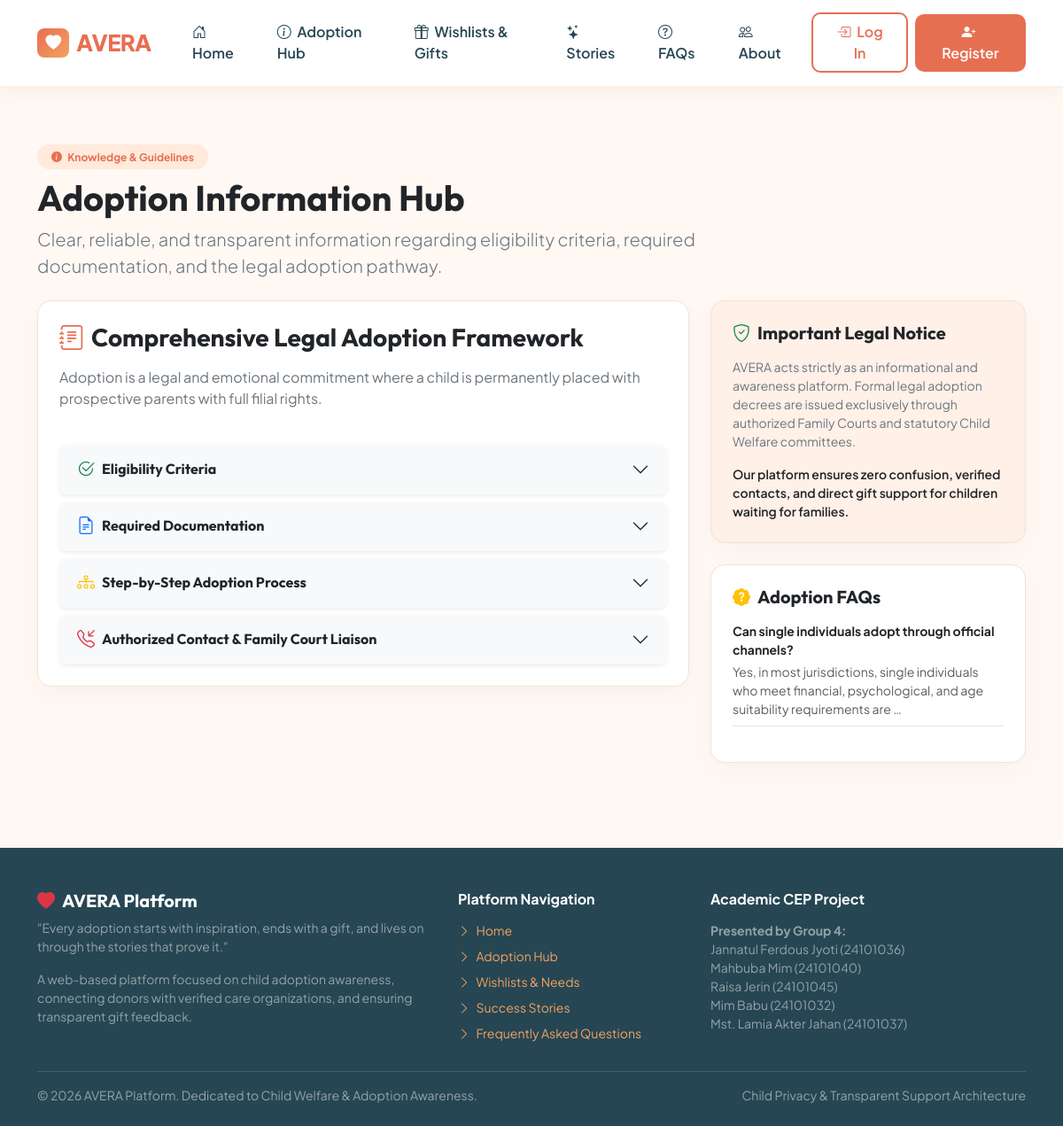
/adoption-info/, run on the app's committed database.
### core/models.py (models this page shows, shortened)
class AdoptionInformation(models.Model):
    title = models.CharField(max_length=200, verbose_name="Title")
    description = models.TextField(verbose_name="Overview")
    eligibility = models.TextField(verbose_name="Eligibility Criteria")
    required_documents = models.TextField(verbose_name="Required Documents")
    adoption_process = models.TextField(verbose_name="Step-by-Step Process")
    contact_information = models.TextField(verbose_name="Official Contact Information")
    created_at = models.DateTimeField(auto_now_add=True)
    updated_at = models.DateTimeField(auto_now=True)
    class Meta:
        verbose_name = "Adoption Information"
        verbose_name_plural = "Adoption Information Hub"

class FAQ(models.Model):
    CATEGORY_CHOICES = (
        ('Adoption', 'Adoption Process'),
        ('Donations', 'Donations & Gifts'),
        ('Child_Safety', 'Privacy & Child Safety'),
        ('General', 'General Questions'),
    )
    question = models.CharField(max_length=300)
    answer = models.TextField()
    category = models.CharField(max_length=30, choices=CATEGORY_CHOICES, default='General')
    class Meta:
        verbose_name = "FAQ"
        verbose_name_plural = "FAQs"

### core/views.py (the view)
# urls.py: path('adoption-info/', views.adoption_info, name='adoption_info'),
def adoption_info(request):
    info_list = AdoptionInformation.objects.all().order_by('-updated_at')
    faqs = FAQ.objects.filter(category='Adoption')
    return render(request, 'core/adoption_info.html', {
        'info_list': info_list,
        'faqs': faqs
    })

### templates/core/adoption_info.html (shortened to what this page needs)
{% extends 'base.html' %}
{% block content %}
<div class="container py-5">
    <div class="mb-4">
        <span class="badge px-3 py-2 rounded-pill fw-bold" style="background-color: #FFEADB; color: #E76F51;">
            <i class="bi bi-info-circle-fill me-1"></i> Knowledge & Guidelines
        </span>
        <h1 class="fw-bold mt-2 text-dark">Adoption Information Hub</h1>
        <p class="text-secondary lead" style="max-width: 750px;">
            Clear, reliable, and transparent information regarding eligibility criteria, required documentation, and the legal adoption pathway.
        </p>
    </div>
    <div class="row g-4 mb-5">
        <div class="col-lg-8">
            {% for info in info_list %}
                <div class="card card-avera p-4 mb-4">
                    <h3 class="fw-bold text-dark mb-3"><i class="bi bi-journal-text me-2" style="color: #E76F51;"></i>{{ info.title }}</h3>
                    <div class="text-secondary mb-4">{{ info.description|linebreaks }}</div>
                    <div class="accordion" id="accordionInfo{{ info.id }}">
                        <div class="accordion-item border-0 mb-2 rounded-3 shadow-sm">
                            <h2 class="accordion-header">
                                <button class="accordion-button fw-bold collapsed bg-light rounded-3" type="button" data-bs-toggle="collapse" data-bs-target="#collapseElig{{ info.id }}">
                                    <i class="bi bi-check2-circle text-success me-2 fs-5"></i> Eligibility Criteria
                                </button>
                            </h2>
                        </div>
                        <div class="accordion-item border-0 mb-2 rounded-3 shadow-sm">
                            <h2 class="accordion-header">
                                <button class="accordion-button fw-bold collapsed bg-light rounded-3" type="button" data-bs-toggle="collapse" data-bs-target="#collapseDocs{{ info.id }}">
                                    <i class="bi bi-file-earmark-text text-primary me-2 fs-5"></i> Required Documentation
                                </button>
                            </h2>
                        </div>
                        <div class="accordion-item border-0 mb-2 rounded-3 shadow-sm">
                            <h2 class="accordion-header">
                                <button class="accordion-button fw-bold collapsed bg-light rounded-3" type="button" data-bs-target="#collapseSteps{{ info.id }}">
                                    <i class="bi bi-diagram-3 text-warning me-2 fs-5"></i> Step-by-Step Adoption Process
                                </button>
                            </h2>
                        </div>
                        <div class="accordion-item border-0 rounded-3 shadow-sm">
                            <h2 class="accordion-header">
                                <button class="accordion-button fw-bold collapsed bg-light rounded-3" type="button" data-bs-toggle="collapse" data-bs-target="#collapseContact{{ info.id }}">
                                    <i class="bi bi-telephone-inbound text-danger me-2 fs-5"></i> Authorized Contact & Family Court Liaison
                                </button>
                            </h2>
                        </div>
                    </div>
                </div>
            {% empty %}
                <div class="card card-avera p-5 text-center">
                    <i class="bi bi-folder2-open fs-1 text-muted mb-2"></i>
                    <h5 class="fw-bold">Adoption Hub Guidelines Loading</h5>
                    <p class="text-secondary small">Comprehensive guidelines are currently being compiled by administrators.</p>
                </div>
            {% endfor %}
        </div>
        <div class="col-lg-4">
            <div class="card card-avera p-4 mb-4" style="background-color: #FFF0E8;">
                <h5 class="fw-bold text-dark mb-3"><i class="bi bi-shield-check text-success me-2"></i>Important Legal Notice</h5>
                <p class="small text-secondary mb-3">
                    AVERA acts strictly as an informational and awareness platform. Formal legal adoption decrees are issued exclusively through authorized Family Courts and statutory Child Welfare committees.
                </p>
                <div class="small fw-semibold text-dark">
                    Our platform ensures zero confusion, verified contacts, and direct gift support for children waiting for families.
                </div>
            </div>
            <div class="card card-avera p-4">
                <h5 class="fw-bold text-dark mb-3"><i class="bi bi-patch-question-fill text-warning me-2"></i>Adoption FAQs</h5>
                <ul class="list-unstyled mb-0">
                    {% for f in faqs %}
                        <li class="mb-3 border-bottom pb-2">
                            <div class="fw-bold small text-dark mb-1">{{ f.question }}</div>
                            <div class="small text-muted">{{ f.answer|truncatewords:15 }}</div>
                        </li>
                    {% empty %}
                        <li class="small text-muted">No FAQs categorized under Adoption at this moment.</li>
                    {% endfor %}
                </ul>
            </div>
        </div>
    </div>
</div>
{% endblock %}

### templates/base.html (style rules this page uses)
:root { --brand-primary: #E76F51; --brand-primary-hover: #D65A3D; --brand-secondary: #F4A261; --brand-sand: #E9C46A; --brand-teal: #2A9D8F; --brand-dark: #264653; --brand-light: #FFF8F3; --brand-card-bg: #FFFFFF; --brand-border: #F2E3D5; }
body { font-family: 'Plus Jakarta Sans', sans-serif; background-color: var(--brand-light); color: #333333; min-height: 100vh; display: flex; flex-direction: column; }
h1, h2, h3, h4, h5, .brand-font { font-family: 'Outfit', sans-serif; }
.card-avera { background: #FFFFFF; border-radius: 16px; border: 1px solid var(--brand-border); box-shadow: 0 10px 30px rgba(0, 0, 0, 0.03); transition: transform 0.2s ease, box-shadow 0.2s ease; }

### data on the page
AdoptionInformation: title "Comprehensive Legal Adoption Framework", description "Adoption is a legal and emotional commitment where a child is permanently placed with prospective parents with full filial rights."
FAQ: question "Can single individuals adopt through official channels?", answer "Yes, in most jurisdictions, single individuals who meet financial, psychological, and age suitability requirements are …"
